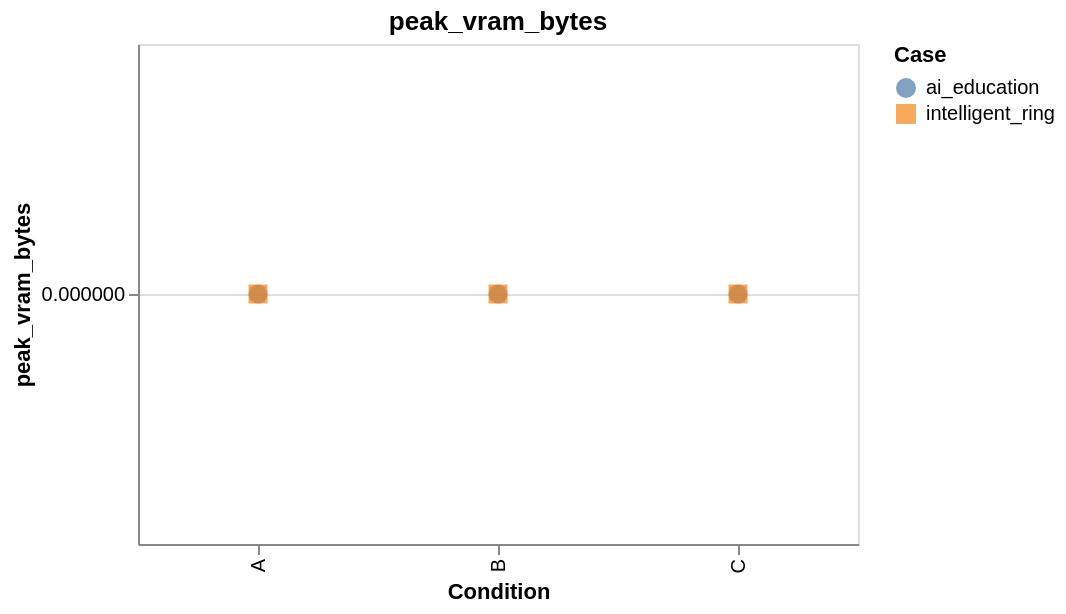

Vega-Lite specification for this chart:
### Vega-Lite specification from a JSON file in a GitHub repository (floating-point values rounded to 4 significant figures)
{"config": {"view": {"continuousWidth": 300, "continuousHeight": 300}}, "data": {"values": [{"case_id": "ai_education", "condition": "A", "value": 0}, {"case_id": "ai_education", "condition": "B", "value": 0}, {"case_id": "ai_education", "condition": "C", "value": 0}, {"case_id": "intelligent_ring", "condition": "C", "value": 0}, {"case_id": "intelligent_ring", "condition": "B", "value": 0}, {"case_id": "intelligent_ring", "condition": "A", "value": 0}]}, "mark": {"type": "point", "filled": true, "size": 90}, "encoding": {"color": {"field": "case_id", "title": "Case", "type": "nominal"}, "shape": {"field": "case_id", "type": "nominal"}, "tooltip": [{"field": "case_id", "type": "nominal"}, {"field": "condition", "type": "nominal"}, {"field": "value", "type": "quantitative"}], "x": {"field": "condition", "sort": ["A", "B", "C", "D"], "title": "Condition", "type": "nominal"}, "y": {"field": "value", "scale": {"zero": false}, "title": "peak_vram_bytes", "type": "quantitative"}}, "height": 250, "title": "peak_vram_bytes", "width": 360, "$schema": "https://vega.github.io/schema/vega-lite/v6.4.1.json"}
